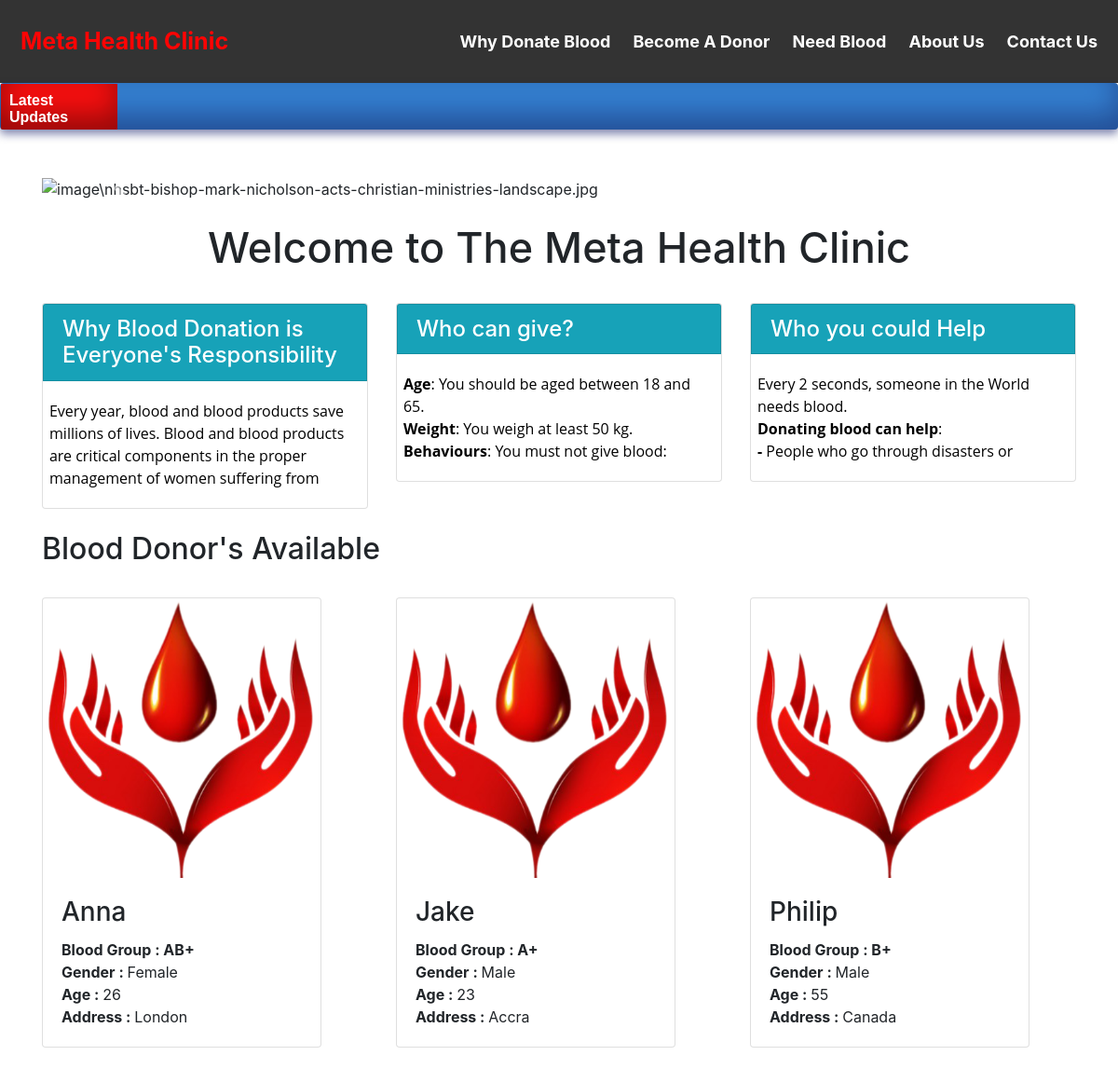
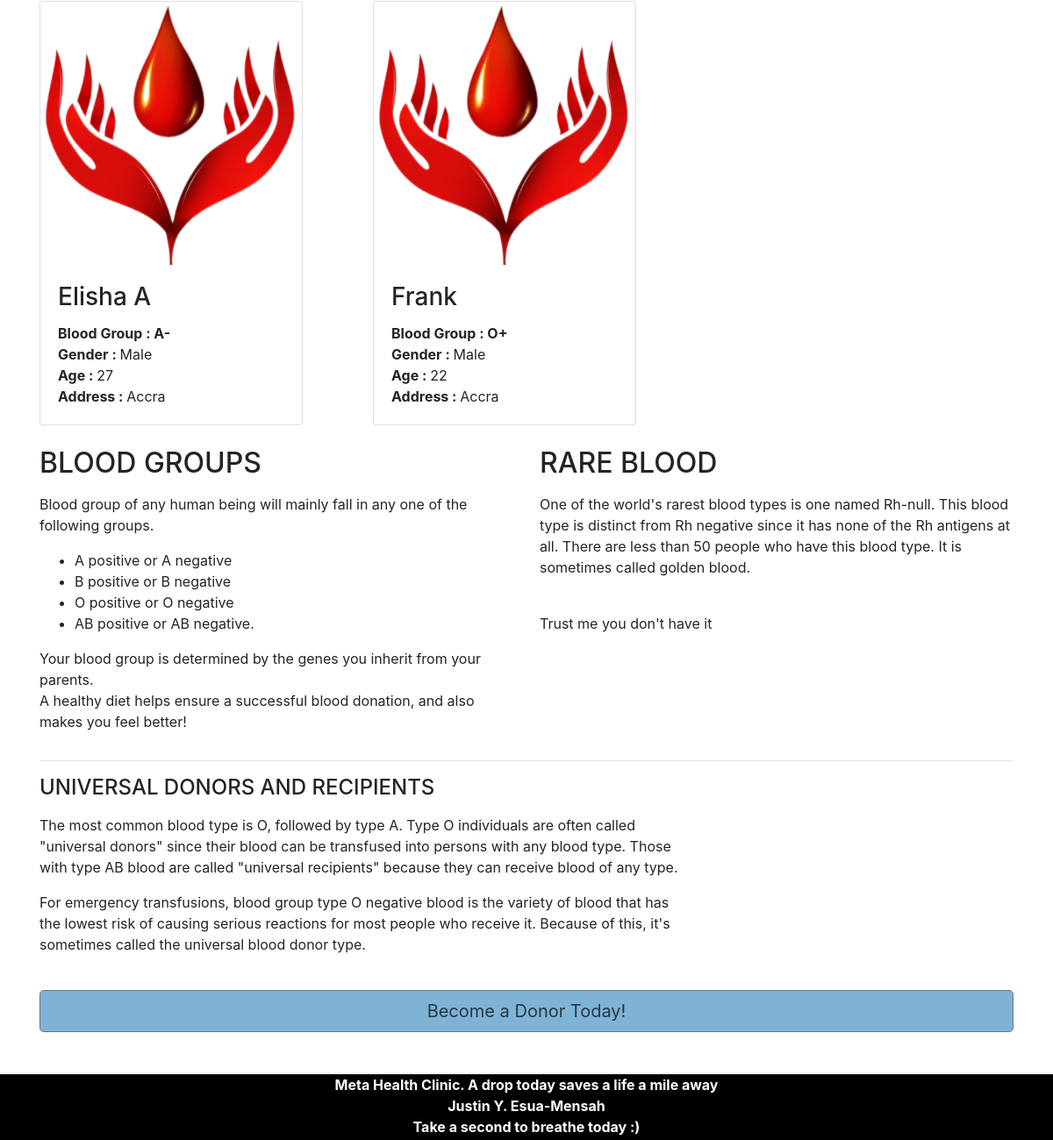
The app's page /home.php with its own data (2 pictures, top to bottom).
### tables this page shows
CREATE TABLE `pages` (
  `page_id` int(11) NOT NULL,
  `page_name` varchar(255) NOT NULL,
  `page_type` varchar(50) DEFAULT NULL,
  `page_data` longtext NOT NULL
);

CREATE TABLE `donor_details` (
  `donor_id` int(11) NOT NULL,
  `donor_name` varchar(50) NOT NULL,
  `donor_number` varchar(10) NOT NULL,
  `donor_mail` varchar(50) DEFAULT NULL,
  `donor_age` int(60) NOT NULL,
  `donor_gender` varchar(10) NOT NULL,
  `donor_blood` varchar(10) NOT NULL,
  `donor_address` varchar(100) NOT NULL
);

CREATE TABLE `blood` (
  `blood_id` int(11) NOT NULL,
  `blood_group` varchar(10) NOT NULL
);

### home.php (the view, shortened to what this page needs)
<!DOCTYPE html>
<html lang="en">
<head>
  <link rel="stylesheet" href="https://maxcdn.bootstrapcdn.com/bootstrap/4.5.2/css/bootstrap.min.css">
</head>
<body>
<div class="header">
<?php
$active="home";
include('head.php'); ?>
</div>
<?php include'ticker.php'; ?>
  <div id="page-container" style="margin-top:50px; position: relative;min-height: 84vh;   ">
    <div class="container">
    <div id="content-wrap"style="padding-bottom:75px;">
  <div id="demo" class="carousel slide" data-ride="carousel">
    <ul class="carousel-indicators">
      <li data-target="#demo" data-slide-to="0" class="active"></li>
      <li data-target="#demo" data-slide-to="1"></li>
    </ul>
    <div class="carousel-inner">
      <div class="carousel-item active">
        <img src="image\nhsbt-bishop-mark-nicholson-acts-christian-ministries-landscape.jpg" alt="image\nhsbt-bishop-mark-nicholson-acts-christian-ministries-landscape.jpg" width="100%" height="500">
      </div>
    </div>
    <a class="carousel-control-prev" href="#demo" data-slide="prev">
      <span class="carousel-control-prev-icon"></span>
    </a>
    <a class="carousel-control-next" href="#demo" data-slide="next">
      <span class="carousel-control-next-icon"></span>
    </a>
  </div>
<br>
        <h1 style="text-align:center;font-size:45px;">Welcome to The Meta Health Clinic</h1>
<br>
        <div class="row">
            <div class="col-lg-4 mb-4">
                <div class="card">
                    <h4 class="card-header card bg-info text-white" >Why Blood Donation is Everyone's Responsibility</h4>
                        <p class="card-body overflow-auto" style="padding-left:2%;height:120px;text-align:left;">
                          <?php
                            include 'conn.php';
                            $sql=$sql= "select * from pages where page_type='needforblood'";
                            $result=mysqli_query($conn,$sql);
                            if(mysqli_num_rows($result)>0)   {
                                while($row = mysqli_fetch_assoc($result)) {
                                  echo $row['page_data'];
                                }
                              }
                           ?>
                         </p>
                </div>
            </div>
            <div class="col-lg-4 mb-4">
                <div class="card">
                    <h4 class="card-header card bg-info text-white">Who can give?</h4>
                    <p class="card-body overflow-auto" style="padding-left:2%;height:120px;text-align:left;">
                      <?php
                        include 'conn.php';
                        $sql=$sql= "select * from pages where page_type='bloodtips'";
                        $result=mysqli_query($conn,$sql);
                        if(mysqli_num_rows($result)>0)   {
                            while($row = mysqli_fetch_assoc($result)) {
                              echo $row['page_data'];
                            }
                          }
                       ?>
                     </p>
                        </div>
            </div>
            <div class="col-lg-4 mb-4">
                <div class="card">
                    <h4 class="card-header card bg-info text-white" >Who you could Help</h4>
                    <p class="card-body overflow-auto" style="padding-left:2%;height:120px;text-align:left;">
                      <?php
                        include 'conn.php';
                        $sql=$sql= "select * from pages where page_type='whoyouhelp'";
                        $result=mysqli_query($conn,$sql);
                        if(mysqli_num_rows($result)>0)   {
                            while($row = mysqli_fetch_assoc($result)) {
                              echo $row['page_data'];
                            }
                          }
                       ?>
                     </p>
                        </div>
            </div>
</div>
        <h2>Blood Donor's Available</h2>
        <div class="row">
          <?php
            include 'conn.php';
            $sql= "select * from donor_details join blood where donor_details.donor_blood=blood.blood_id order by rand() limit 6";
            $result=mysqli_query($conn,$sql);
            if(mysqli_num_rows($result)>0)
            {
            while($row = mysqli_fetch_assoc($result)) {
           ?>
            <div class="col-lg-4 col-sm-6 portfolio-item" ><br>
            <div class="card" style="width:300px">
                <img class="card-img-top" src="image\blood_donor.png" alt="Card image" style="width:100%;height:300px">
                <div class="card-body">
                  <h3 class="card-title"><?php echo $row['donor_name']; ?></h3>
                  <p class="card-text">
                    <b>Blood Group : </b> <b><?php echo $row['blood_group']; ?></b><br>
                    <b>Gender : </b><?php echo $row['donor_gender']; ?><br>
                    <b>Age : </b> <?php echo $row['donor_age']; ?><br>
                    <b>Address : </b> <?php echo $row['donor_address']; ?><br>
                  </p>
                </div>
              </div>
        </div>
      <?php }} ?>
</div>
<br>
        <div class="row">
            <div class="col-lg-6">
                <h2>BLOOD GROUPS</h2>
                <p>
                  <?php
                    include 'conn.php';
                    $sql=$sql= "select * from pages where page_type='bloodgroups'";
                    $result=mysqli_query($conn,$sql);
                    if(mysqli_num_rows($result)>0)   {
                        while($row = mysqli_fetch_assoc($result)) {
                          echo $row['page_data'];
                        }
                      }
                   ?></p>
            </div>
            <div class="col-lg-6">
                <h2>RARE BLOOD</h2>
                <p>
                  <?php
                    include 'conn.php';
                    $sql=$sql= "select * from pages where page_type='rare'";
                    $result=mysqli_query($conn,$sql);
                    if(mysqli_num_rows($result)>0)   {
                        while($row = mysqli_fetch_assoc($result)) {
                          echo $row['page_data'];
                        }
                      }
                   ?></p>
            </div>
        </div>
        <hr>
        <div class="row mb-4">
            <div class="col-md-8">
            <h4>UNIVERSAL DONORS AND RECIPIENTS</h4>
            <p>
              <?php
                include 'conn.php';
                $sql=$sql= "select * from pages where page_type='universal'";
                $result=mysqli_query($conn,$sql);
                if(mysqli_num_rows($result)>0)   {
                    while($row = mysqli_fetch_assoc($result)) {
                      echo $row['page_data'];
                    }
                  }
               ?></p>
              </div>
        </div>
        <div class="row mb-5">
            <div class="col-md-12">
                <a class="btn btn-lg btn-secondary btn-block" href="donate_blood.php" style="align:center; background-color:#7FB3D5;color:#273746 ">Become a Donor Today! </a>
            </div>
        </div>
    </div>
  </div>
  <?php include('footer.php');?>
</div>
</body>
</html>

### head.php (shortened to what this page needs)
<html>
<head>
</head>
<body>
  <div class="header">
    <a href="home.php" class="logo"<?php if($active=='home') echo "class='logo2'"; ?>>Meta Health Clinic </a>
    <div class="header-right">
    <a href="why_donate_blood.php"  <?php if($active=='why') echo "class='act'"; ?>>Why Donate Blood</a>
      <a href="donate_blood.php"  <?php if($active=='donate') echo "class='act'"; ?>>Become A Donor</a>
      <a href="need_blood.php" <?php if($active=='need') echo "class='act'"; ?>>Need Blood</a>
      <a href="about_us.php"  <?php if($active=='about') echo "class='act'"; ?> >About Us</a>
      <a href="contact_us.php" <?php if($active=='contact') echo "class='act'"; ?>>Contact Us</a>
    </div>
  </div>
</body>
</html>

### ticker.php (shortened to what this page needs)
<html>
<head>
</head>
<body>
<div class="news blue">
<span style="background-color:#F60F0F;width:125px;height:50px"><b>Latest Updates</b></span>
</div>
</body>
</head>
</html>

### footer.php (shortened to what this page needs)
<html>
<head>
</head>
<body>
  <div id="footer" >
  <b><center>Meta Health Clinic. A drop today saves a life a mile away<br>
  Justin Y. Esua-Mensah
  <br>
  Take a second to breathe today :)
  </center>
  </div>
</body>
</html>

### head.php (style rules this page uses)
.header { overflow:hidden; background-color: #333; top: 0; width:100%; padding: 10px 5px; color:#FF0404 ; }
.header a { float: left; color: white; text-align: center; padding: 12px; text-decoration: none; font-size: 18px; line-height: 25px; border-radius: 4px; font-weight:bold; }
.header a.logo { font-size: 25px; font-weight: bold; color:#FF0404 ; }
.header-right { float: right; }

### ticker.php (style rules this page uses)
.blue { background: #347fd0; }
.news { box-shadow: inset 0 -15px 30px rgba(10,4,60,0.4), 0 5px 10px rgba(10,20,100,0.5); width: 100%; height:50px; margin-top:0px; overflow: hidden; border-radius: 4px; padding: 1px; -webkit-user-select: none; }
.news span { float: left; color: #fff; padding: 9px; position: relative; top: 1%; box-shadow: inset 0 -15px 30px rgba(0,0,0,0.4); font: 16px 'Raleway', Helvetica, Arial, sans-serif; -webkit-font-smoothing: antialiased; -webkit-user-select: none; cursor: pointer; }

### footer.php (style rules this page uses)
#footer { position:absolute; left: 0; bottom: 0; width: 100%; height: 75px; background-color:#000000; color:white; text-align: center; }

### records on screen
pages: page_data "Every year, blood and blood products save millions of lives. Blood and blood products are critical components in the proper management of women suffering from…"
pages: page_data "Age : You should be aged between 18 and 65. Weight : You weigh at least 50 kg. Behaviours : You must not give blood:"
pages: page_data "Every 2 seconds, someone in the World needs blood. Donating blood can help : - People who go through disasters or…"
donor_details: donor_name "Anna", blood.blood_group "AB+", donor_gender "Female", donor_age "26", donor_address "London"
donor_details: donor_name "Jake", blood.blood_group "A+", donor_gender "Male", donor_age "23", donor_address "Accra"
donor_details: donor_name "Philip", blood.blood_group "B+", donor_gender "Male", donor_age "55", donor_address "Canada"
donor_details: donor_name "Elisha A", blood.blood_group "A-", donor_gender "Male", donor_age "27", donor_address "Accra"
donor_details: donor_name "Frank", blood.blood_group "O+", donor_gender "Male", donor_age "22", donor_address "Accra"
pages: page_data "Blood group of any human being will mainly fall in any one of the following groups. A positive or A negative B positive or B negative O positive or O negative AB positive or AB negative. Your blood group is determined by the genes you inherit from your parents. A healthy diet helps ensure a successful blood donation, and also makes you feel better!"
pages: page_data "One of the world's rarest blood types is one named Rh-null. This blood type is distinct from Rh negative since it has none of the Rh antigens at all. There are less than 50 people who have this blood type. It is sometimes called golden blood. Trust me you don't have it"
pages: page_data "The most common blood type is O, followed by type A. Type O individuals are often called \"universal donors\" since their blood can be transfused into persons with any blood type. Those with type AB blood are called \"universal recipients\" because they can receive blood of any type. For emergency transfusions, blood group type O negative blood is the variety of blood that has the lowest risk of causing serious reactions for most people who receive it. Because of this, it's sometimes called the universal blood donor type."
